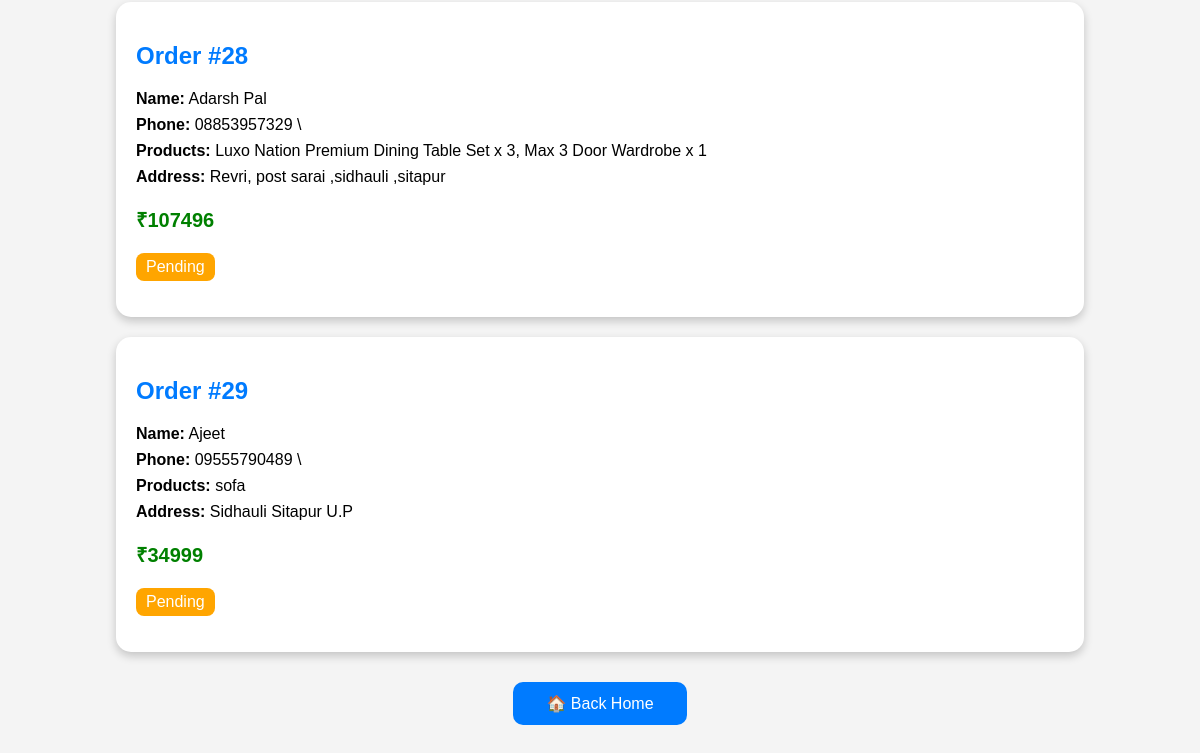
The page /myorders/ (signed in, lower part) on the database as committed earlier.
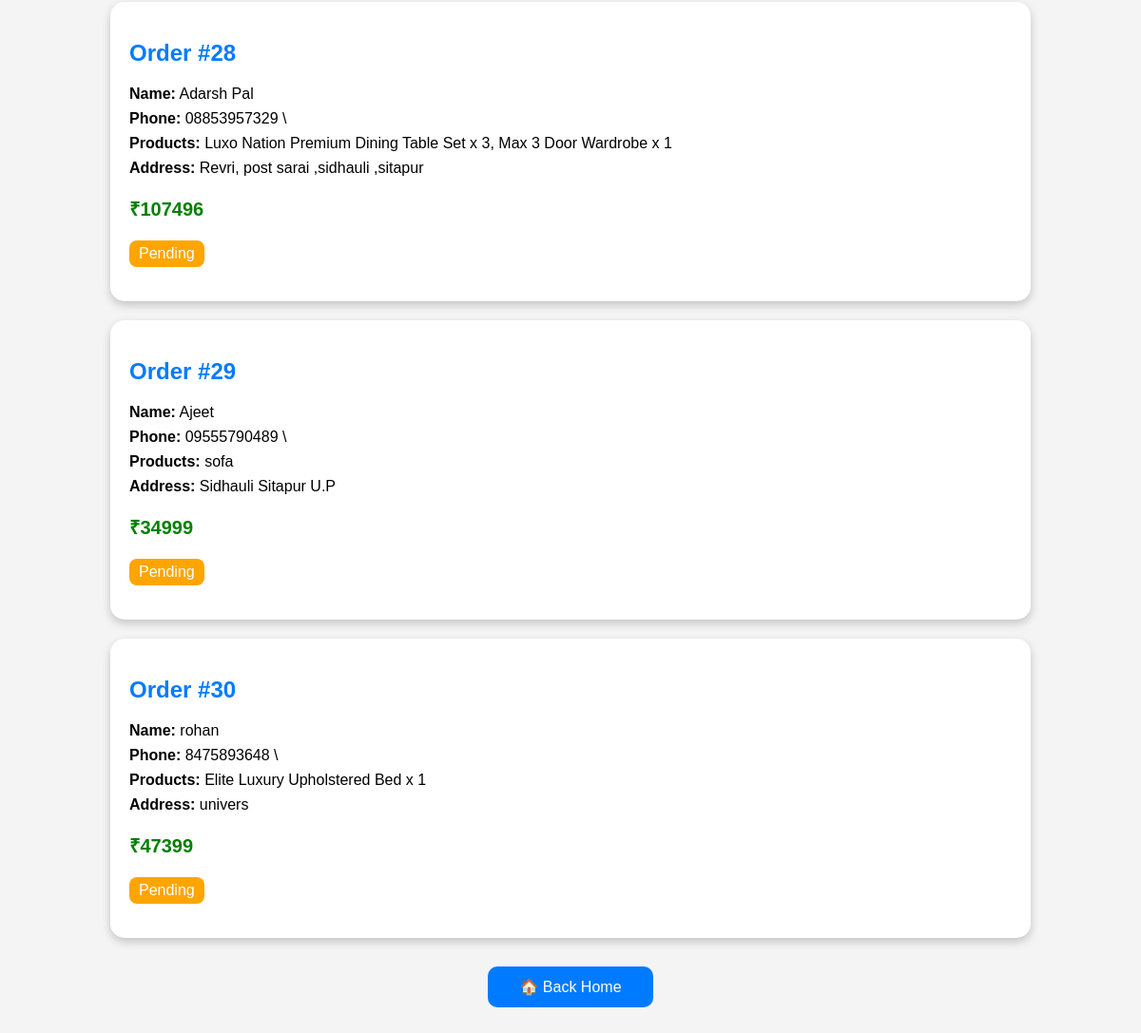
The same page on the database as committed later.
### store/models.py (models this page shows, shortened)
class Order(models.Model):
    name = models.CharField(max_length=100)
    product = models.TextField(
        null=True,
        blank=True
    )
    address = models.TextField()
    phone = models.CharField(
        max_length=15
    )
    total_price = models.IntegerField()
    created_at = models.DateTimeField(
        auto_now_add=True,
        null=True
    )

### store/views.py (the view)
# urls.py: path('myorders/', views.my_orders, name='my_orders'),
@login_required(login_url="login")
def my_orders(request):
    orders = Order.objects.all()
    return render(
        request,
        "my_orders.html",
        {
            "orders": orders
        }
    )

### store/templates/my_orders.html (shortened to what this page needs)
<!DOCTYPE html>
<html>
<head>
</head>
<body>
<div class="order-container">
{% for order in orders %}
<div class="order-card">
<h2>Order #{{order.id}}</h2>
<p class="info">
<strong>Name:</strong>
{{order.name}}
</p>
<p class="info">
<strong>Phone:</strong>
{{order.phone}}                  \
</p>
<p class="info">
<strong>Products:</strong>
{{order.product}}
</p>
<p class="info">
<strong>Address:</strong>
{{order.address}}
</p>
<p class="price">
₹{{order.total_price}}
</p>
<p>
<span class="status">
Pending
</span>
</p>
</div>
{% empty %}
<h2 style="text-align:center;">
No Orders Found
</h2>
{% endfor %}
</div>
<a href="/" class="home-btn">
🏠 Back Home
</a>
</body>
</html>

Rows that differ between the two databases and show on the page:
added Order: id "30", name "rohan", phone "8475893648", product "Elite Luxury Upholstered Bed x 1", address "univers", total_price "47399"
